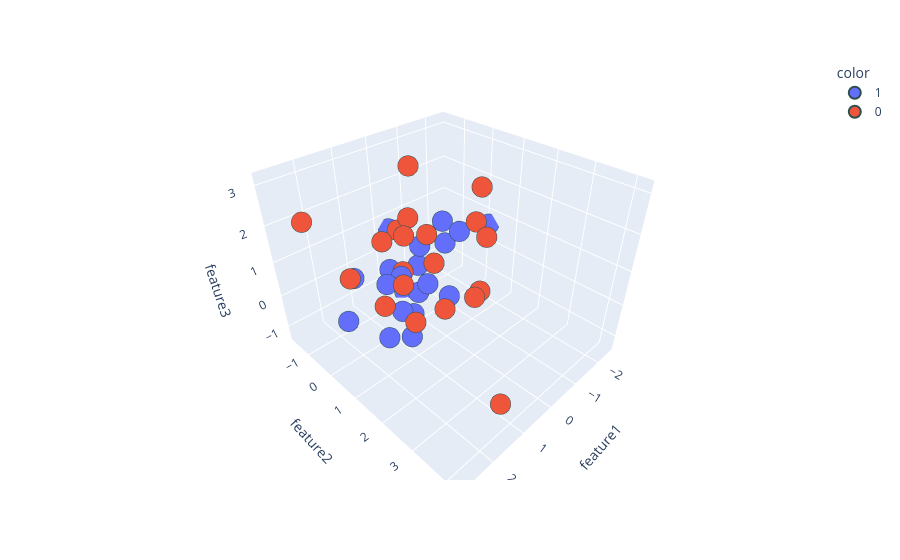

Notebook source saved alongside this figure:
### Code cell
import plotly.express as px

fig = px.scatter_3d(
    df,
    x=df['feature1'],
    y=df['feature2'],
    z=df['feature3'],
    color=df['target'].astype(str)
)

fig.update_traces(
    marker=dict(
        size=12,
        line=dict(
            width=2,
            color='DarkSlateGrey'
        )
    ),
    selector=dict(mode='markers')
)

fig.show()

### Figure 1 — Plotly figure (JSON) as saved in the notebook; plotly's stock layout.template omitted (floating-point values rounded to 4 significant figures)
{"data": [{"hovertemplate": "color=1<br>feature1=%{x}<br>feature2=%{y}<br>feature3=%{z}<extra></extra>", "legendgroup": "1", "marker": {"color": "#636efa", "line": {"color": "DarkSlateGrey", "width": 2}, "size": 12, "symbol": "circle"}, "mode": "markers", "name": "1", "scene": "scene", "showlegend": true, "type": "scatter3d", "x": [-0.3675, 0.4206, 1.968, -2.506, 0.3223, -0.3316, 0.667, -1.01, 0.2411, -0.04544, -0.9926, -0.4208, 0.9486, 1.415, 1.045, -1.838, 0.1901, -0.02254, 1.267, 1.772], "y": [-1.137, 0.4116, -0.5478, 0.147, 0.06034, -1.632, 0.02581, 0.4417, -0.9525, 1.041, -0.1613, -0.552, 0.7017, 0.4577, 0.5382, -0.9388, 0.5121, 0.01342, 0.1736, -0.3475], "z": [-1.322, -0.07132, -0.6794, 0.6062, -1.043, 0.6191, -0.7776, 1.129, -0.1363, -0.09403, 1.192, -0.1211, -1.051, 0.7289, 0.8121, -0.2018, 0.1315, 0.9359, -1.223, 0.6701]}, {"hovertemplate": "color=0<br>feature1=%{x}<br>feature2=%{y}<br>feature3=%{z}<extra></extra>", "legendgroup": "0", "marker": {"color": "#EF553B", "line": {"color": "DarkSlateGrey", "width": 2}, "size": 12, "symbol": "circle"}, "mode": "markers", "name": "0", "scene": "scene", "showlegend": true, "type": "scatter3d", "x": [0.1771, 1.425, 2.224, -0.7233, 2.823, -1.39, 0.3849, 1.677, 1.438, 0.2907, 0.7319, -1.028, -0.7643, 2.011, 0.8989, 1.01, 1.251, 0.2046, 0.7489, 1.234], "y": [-0.5981, 1.441, 0.2304, 1.461, -0.3329, 0.6667, 1.324, 4.188, 1.1, 0.867, 0.5174, 1.131, 1.567, 1.921, 0.436, 1.438, 0.1864, -0.01154, 2.593, 0.05278], "z": [1.227, 0.1826, 1.192, -0.08537, 2.637, 1.344, -0.1032, -0.08056, 1.065, 0.9826, 2.245, 2.603, 1.549, 2.933, 0.821, 2.328, 1.704, 3.151, 1.171, -0.2616]}], "layout": {"legend": {"title": {"text": "color"}, "tracegroupgap": 0}, "margin": {"t": 60}, "scene": {"domain": {"x": [0, 1], "y": [0, 1]}, "xaxis": {"title": {"text": "feature1"}}, "yaxis": {"title": {"text": "feature2"}}, "zaxis": {"title": {"text": "feature3"}}}}}
